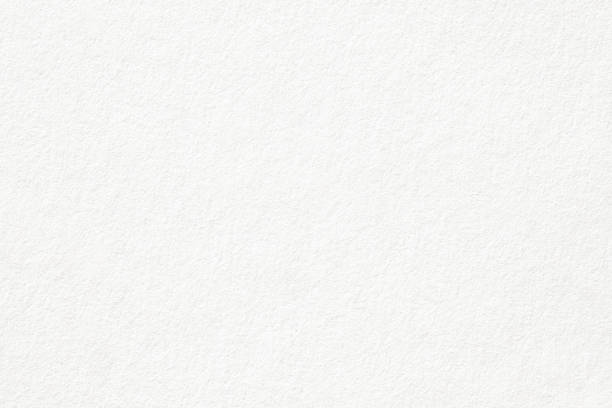
#> input picture uploads/white_image.jpg, 612 x 408 px
$ python process_image.py ../../uploads/white_image.jpg
#> lines starting #> are read from the running program, lines starting #| are printed output that depends on the picture
import sys
import os
from PIL import Image, ImageDraw

def process_image(input_path, output_dir):
#> called with input_path = '../../uploads/white_image.jpg', output_dir = 'processed'
    image = Image.open(input_path).convert("RGB")
#> image is the input picture: PIL image 612x408 RGB; mean R, G, B 245.1, 245.1, 243.3
    width, height = image.size
#> width = 612; height = 408
    fmt = image.format or "JPEG"
#> fmt = 'JPEG'
    filename = os.path.basename(input_path)

    print(f"Metadata -> Name: {filename}, Size: {width}x{height}, Format: {fmt}")
#| Metadata -> Name: white_image.jpg, Size: 612x408, Format: JPEG

    draw = ImageDraw.Draw(image)
    draw.text((20, height - 40), "CONFIDENTIAL - DEMO", fill=(255, 0, 0))

    os.makedirs(output_dir, exist_ok=True)
    output_path = os.path.join(output_dir, f"processed_{filename}")
    image.save(output_path, format="JPEG")
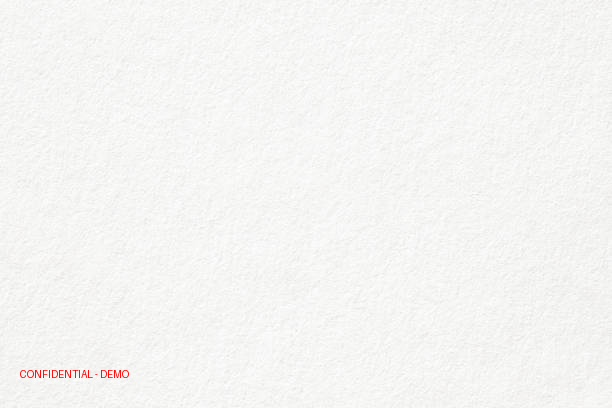
#> saved as processed_white_image.jpg: PIL image 612x408 RGB; mean R, G, B 245.1, 244.9, 243
    print(f"Saved processed image to {output_path}")

if __name__ == "__main__":
    input_file = sys.argv[1]
    process_image(input_file, "processed")
